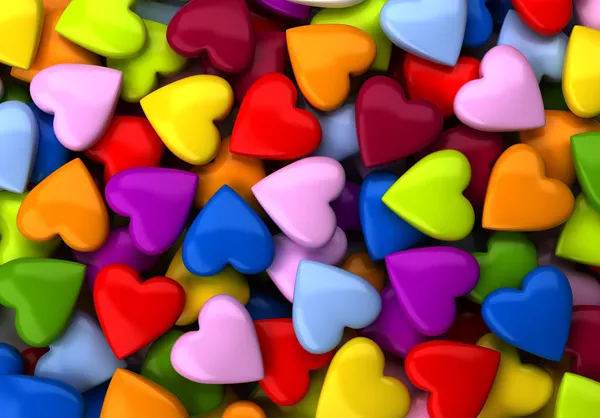
#> input picture hearts.jpg, 600 x 418 px
$ jupyter execute --allow-errors 'Introdução_ao_OpenCV_2024.ipynb'
#> lines starting #> are read from the running program, lines starting #| are printed output that depends on the picture
##**Classificação de imagens com OpenCV**

**OpenCV** (Open Source Computer Vision Library), originalmente, desenvolvida pela Intel, em 2000, é uma biblioteca multiplataforma, totalmente livre ao uso acadêmico e comercial, para o desenvolvimento de aplicativos na área de Visão computacional.

Documentação:

https://opencv.org/

[cell 1]
# Importando a biblioteca OpenCV:
import cv2
# Importando o numpy (Numerical Python) para trabalhar com arrays
import numpy as np

[cell 2]
# Verificando a versão do Opencv:
print ("OpenCV Versão : %s " % cv2.__version__)

[cell 3]
# Importando o pacote pyplot do matplotlib:
from matplotlib import pyplot as plt

[cell 4]
# Carregando a imagem de exemplo:
# O método .imread permite a importação e conversão de arquivos de imagem

image = cv2.imread('hearts.jpg')
#> image is the input picture: shape (418, 600, 3); mean B, G, R 75.1, 94.3, 144.4

[cell 5]
# Verifique a variável "image" criada:
image

[cell 6]
# Verifique o tipo de dado da variável "image"
type(image)

[cell 7]
# Verifique as dimensões dessa variável
image.shape
#> Out = (418, 600, 3)

[cell 8]
# Mostrando a imagem:
plt.imshow(image)

[cell 9]
# Invertendo canais BGR (por padrão, o Opencv usa a sequência BGR - Blue/Green/Red) para RGB:
imageRGB = cv2.cvtColor(image, cv2.COLOR_BGR2RGB)
plt.imshow(imageRGB)
# plt.axis('off')
plt.show()

[cell 10]
# Mostrando a imagem sem os eixos:
plt.imshow(imageRGB,interpolation="none")
plt.axis('off')
plt.show()

Importante:

- A imagem colorida possui três dimensões: as linhas e as colunas da matriz, bem como os canais RGB da imagem.

- Uma imagem colorida tipicamente possui três canais: R (Red - vermelho) G (Green - verde) B (Blue - azul).

[cell 11]
image

A matriz acima é a representação da imagem de forma numérica, cada elemento representa cada pixel da imagem.

[cell 12]
imageRGB.shape
#> Out = (418, 600, 3)

[cell 13]
dimensoes = imageRGB.shape
#> dimensoes = (418, 600, 3)

linhas = image.shape[0]
#> linhas = 418
colunas = image.shape[1]
#> colunas = 600
canais_rgb = image.shape[2]
#> canais_rgb = 3

[cell 14]
print(f'Dimensões da imagem: {dimensoes}')
#| Dimensões da imagem: (418, 600, 3)
print(f'Qtde de linhas: {linhas}')
#| Qtde de linhas: 418
print(f'Qtde de colunas: {colunas}')
#| Qtde de colunas: 600
print(f'Número de camadas de cores (canais RGB): {canais_rgb}')
#| Número de camadas de cores (canais RGB): 3

Vamos analisar separando os canais de cores de um pixel específico.

[cell 15]
cores = image[100, 0]
#> cores = [10, 46, 19]
cores2 = imageRGB[100, 0]
#> cores2 = [19, 46, 10]

[cell 16]
cores2
#> Out = [19, 46, 10]

[cell 17]
print(cores, cores2)
#| [10 46 19] [19 46 10]

**Imagem em tons de cinza**

Em muitos casos, para reduzir a dimensionalidade, convertemos as imagens para escala de cinza (GRAY SCALE)

[cell 18]
# Carregando a imagem na versão escala de cinza (grayscale) de um arquivo:
image_cinza = cv2.imread('hearts.jpg', cv2.IMREAD_GRAYSCALE)
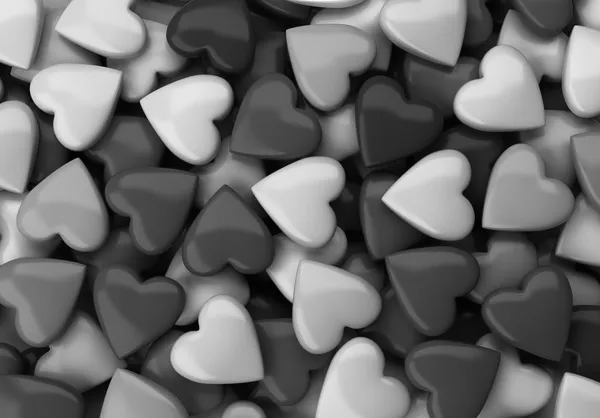
#> image_cinza: shape (418, 600); min 0, max 250, mean 107.1

[cell 19]
plt.imshow(image_cinza, cmap='gray')
# plt.axis('off')
plt.show()

[cell 20]
image.shape
#> Out = (418, 600, 3)

[cell 21]
image_cinza.shape

*Alterando o tamanho de uma imagem*

O redimensionamento da imagem pode ser feito na OpenCV através do comando:

cv2.resize ( imagem, tamanho, interpolação)

https://www.tutorialkart.com/opencv/python/opencv-python-resize-image/#gsc.tab=0

O tamanho é dado por uma tupla (W,H), onde W é a largura (número de colunas) e H é a altura (número de linhas)

Quanto mais pixels estiverem concentrados num espaço, maior vai ser a qualidade e nitidez dessa imagem.

Os softwares de edição de imagem criam ou reduzem pixels na imagem a partir dos pixels existentes.

O processo de “criação” chama-se interpolação.

Documentação sobre interpolação no Opencv:

https://docs.opencv.org/3.4/da/d54/group__imgproc__transform.html#ga5bb5a1fea74ea38e1a5445ca803ff121

[cell 22]
imagem = cv2.imread("NATUREZA_1.png")

#> (a cell that did not finish here is left out)

#> (a cell that did not finish here is left out)

#> (a cell that did not finish here is left out)

#> (a cell that did not finish here is left out)

#> (a cell that did not finish here is left out)

## Exercício:

Para a imagem "img3x3.png":

1. Carregue e plote a imagem na tela.

2. Utilizando strings formatadas, como no exemplo da aula, relacione as dimensões da matriz da imagem (linhas, colunas e canais RGB).

3. Converta a imagem em escala de cinza.

4. Carregue outras imagens (preferencialmente pequenas) redimensione para um tamanho 10X maior e plote as imagens.

5. Repita o item anterior, agora testando e comparando as flags de interpolação. Compare os resultados e comente.

INTER_NEAREST

INTER_LINEAR

INTER_CUBIC

Exemplo:

cv2.resize(imagem, (600, 400), interpolation = cv2.INTER_LINEAR)

[cell 28]
# Escreva aqui a sua solução:
img = cv2.imread("img3x3.png")
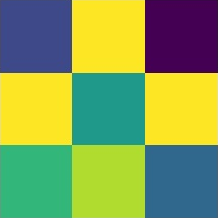
#> input picture img3x3.png, 218 x 218 px
#> img is the input picture: shape (218, 218, 3); mean B, G, R 86.5, 157.8, 132.5

[cell 29]
plt.imshow(img)
# plt.axis('off')
plt.show()

[cell 30]
imgRGB = cv2.cvtColor(img, cv2.COLOR_BGR2RGB)
plt.imshow(imgRGB)
# plt.axis('off')
plt.show()

[cell 31]
imgRGB.shape

[cell 32]
img_cinza = cv2.imread('img3x3.png', cv2.IMREAD_GRAYSCALE)
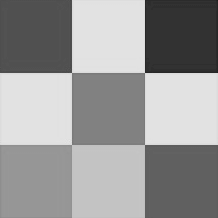
#> img_cinza: shape (218, 218); min 28, max 232, mean 152.5

[cell 33]
plt.imshow(img_cinza, cmap='gray')
# plt.axis('off')
plt.show()

[cell 34]
imagem_pequena = cv2.imread("example_small.png")
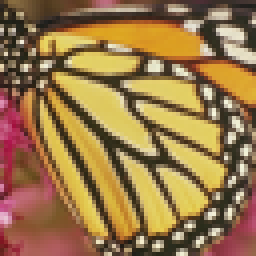
#> input picture example_small.png, 256 x 256 px
#> imagem_pequena is the input picture: shape (256, 256, 3); mean B, G, R 72.8, 119.2, 153

[cell 35]
imagem_pequenaRGB = cv2.cvtColor(imagem_pequena, cv2.COLOR_BGR2RGB)
plt.imshow(imagem_pequenaRGB)
# plt.axis('off')
plt.show()

[cell 36]
imagem_pequenaRGB.shape

[cell 37]
imagem_pequenaRGB_1 = cv2.resize(imagem_pequenaRGB, (2560, 2560), interpolation = cv2.INTER_NEAREST)
plt.imshow(imagem_pequenaRGB_1)
plt.axis('off')
plt.show()

[cell 38]
imagem_pequenaRGB_2 = cv2.resize(imagem_pequenaRGB, (2560, 2560), interpolation = cv2.INTER_LINEAR)
plt.imshow(imagem_pequenaRGB_2)
plt.axis('off')
plt.show()

[cell 39]
imagem_pequenaRGB_3 = cv2.resize(imagem_pequenaRGB, (2560, 2560), interpolation = cv2.INTER_CUBIC)
plt.imshow(imagem_pequenaRGB_3)
plt.axis('off')
plt.show()
